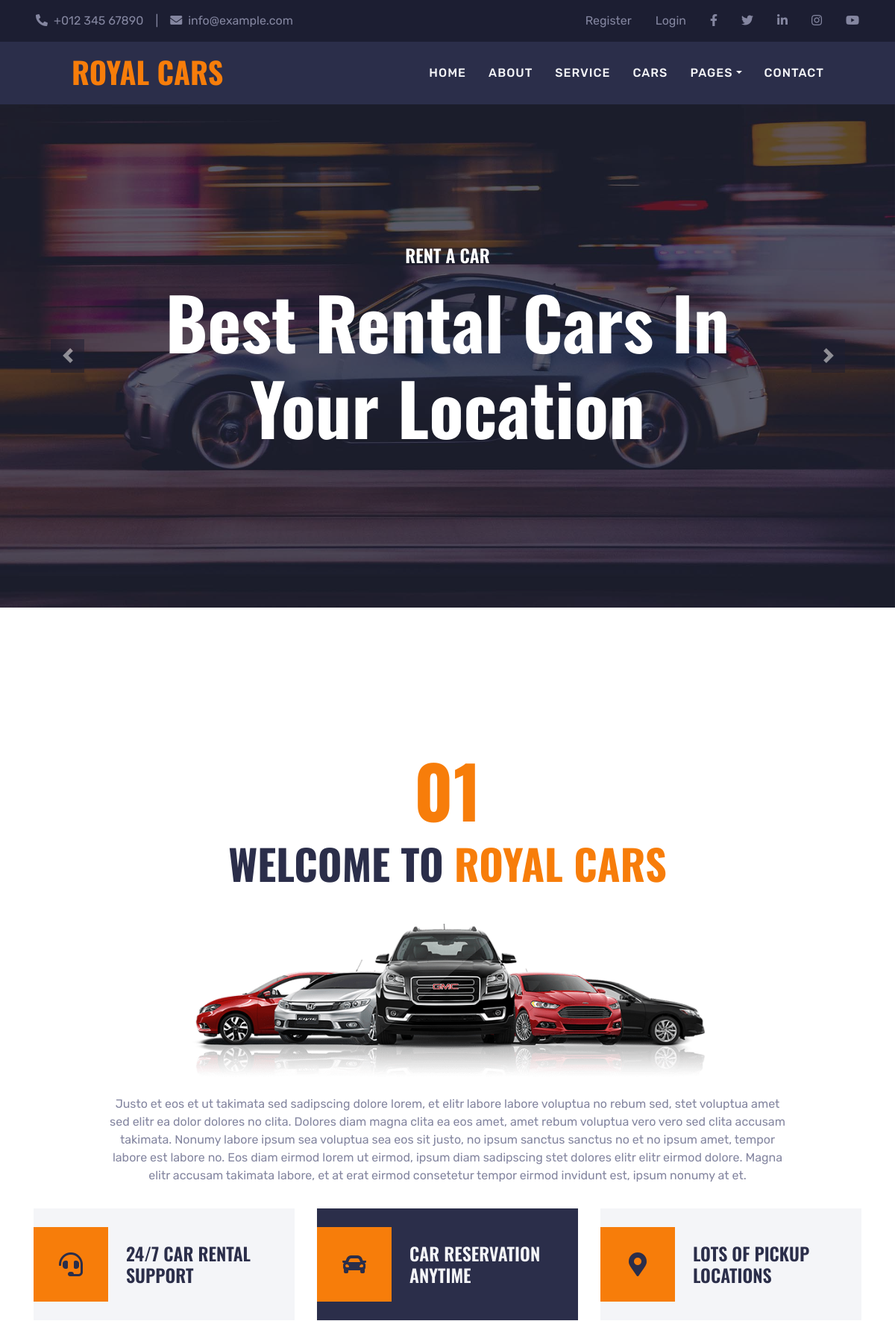
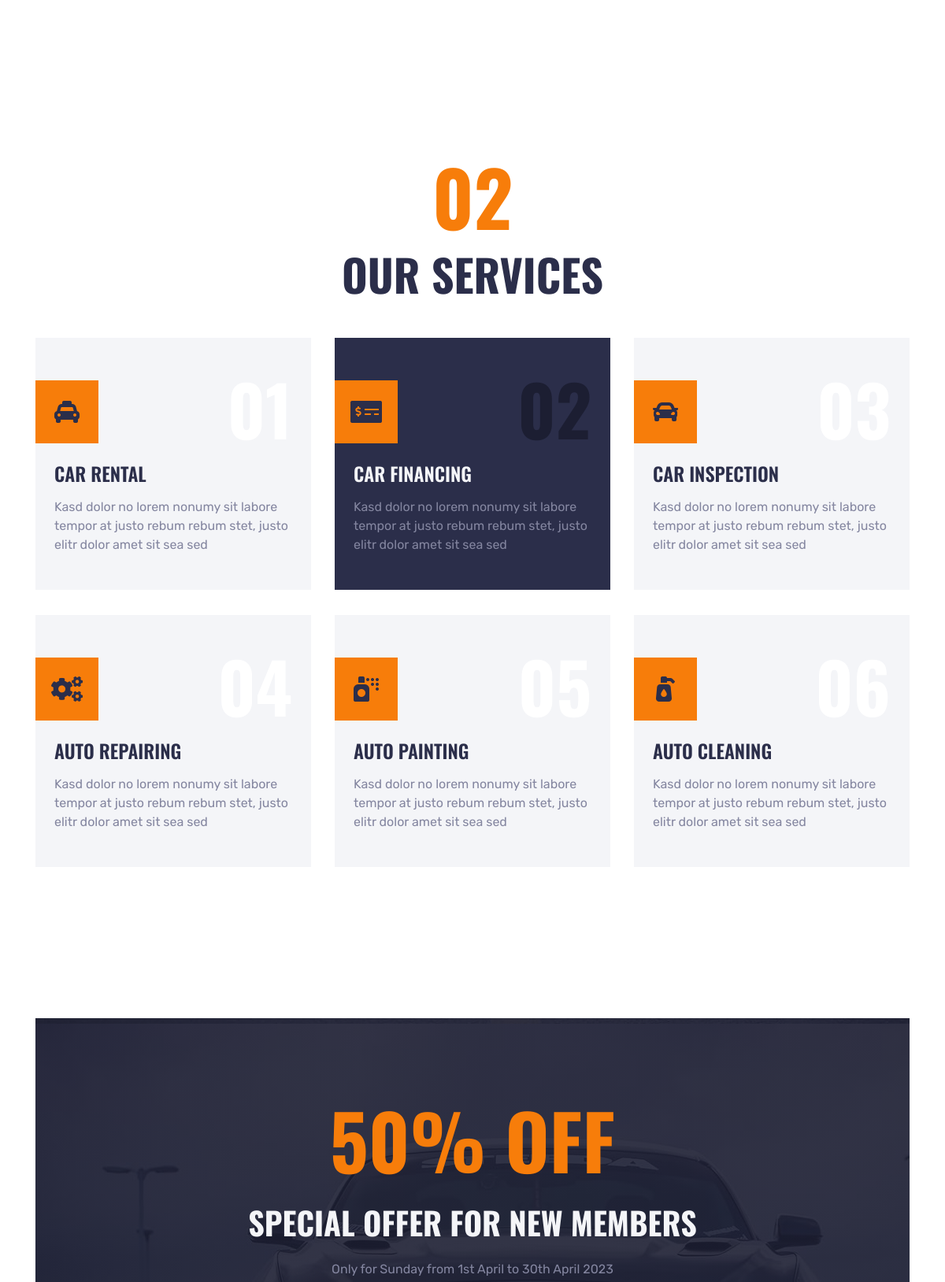
The page / (upper part) on the database its author committed (2 pictures, top to bottom).
### tables this page shows
CREATE TABLE `navigation` (
  `id_nav` int(255) NOT NULL,
  `name` varchar(100) NOT NULL,
  `path` varchar(70) NOT NULL,
  `subname` int(255) DEFAULT NULL
);

### config/conf.php (called while the page is built, shortened)
<?php
    $infoCompany = [
    "address" => "123 Street, New York, USA",
    "phone" => "+012 345 67890",
    "email" => "info@example.com"
    ];
    $links = [
    "twitter" => "https://twitter.com/",
    "facebook" => "https://www.facebook.com/",
    "linkedin" => "https://www.linkedin.com/",
    "instagram" => "https://www.instagram.com/",
    "youtube" => "https://www.youtube.com/",
    "Register" => "register.php",
    "Login" => "login.php"
    ];

### includes/header.php (shortened to what this page needs)
<?php
include "config/conf.php";
include "config/connection.php";
include "logic/functions.php";
$nav = selectNavigation();
global $infoCompany;
global $links;
?>
<!DOCTYPE html>
<html lang="en">
<head>
    <link href="https://cdnjs.cloudflare.com/ajax/libs/font-awesome/5.15.0/css/all.min.css" rel="stylesheet">
    <link href="lib/owlcarousel/assets/owl.carousel.min.css" rel="stylesheet">
    <link href="lib/tempusdominus/css/tempusdominus-bootstrap-4.min.css" rel="stylesheet" />
    <link href="css/bootstrap.min.css" rel="stylesheet">
    <link href="css/style.css" rel="stylesheet">
</head>
<body>
    <div class="container-fluid bg-dark py-3 px-lg-5 d-none d-lg-block">
        <div class="row">
            <div class="col-md-6 text-center text-lg-left mb-2 mb-lg-0">
                <div class="d-inline-flex align-items-center">
                    <a class="text-body pr-3" href="#"><i class="fa fa-phone-alt mr-2"></i><?= $infoCompany["phone"]; ?></a>
                    <span class="text-body">|</span>
                    <a class="text-body px-3" href="#"><i class="fa fa-envelope mr-2"></i><?= $infoCompany["email"]; ?></a>
                </div>
            </div>
            <div class="col-md-6 text-center text-lg-right">
                <div class="d-inline-flex align-items-center">
                    <?php if(!isset($_SESSION["user"])):?>
                        <a class="text-body px-3" href="<?= $links["Register"] ?>"><?= array_search('register.php',$links) ?></a>
                        <a class="text-body px-3" href="<?= $links["Login"] ?>"><?= array_search('login.php',$links) ?> </a>
                        <a class="text-body px-3" href="<?= $links["facebook"] ?>">
                            <i class="fab fa-facebook-f"></i>
                        </a>
                        <a class="text-body px-3" href="<?= $links["twitter"] ?>">
                            <i class="fab fa-twitter"></i>
                        </a>
                        <a class="text-body px-3" href="<?= $links["linkedin"] ?>">
                            <i class="fab fa-linkedin-in"></i>
                        </a>
                        <a class="text-body px-3" href="<?= $links["instagram"] ?>">
                            <i class="fab fa-instagram"></i>
                        </a>
                        <a class="text-body pl-3" href="<?= $links["youtube"] ?>">
                            <i class="fab fa-youtube"></i>
                        </a>
                    <?php endif; ?>
                </div>
            </div>
        </div>
    </div>
    <div class="container-fluid position-relative nav-bar p-0">
        <div class="position-relative" style="z-index: 9;">
            <nav class="navbar navbar-expand-lg bg-secondary navbar-dark py-3 py-lg-0 pl-3 pl-lg-5">
                <a href="index.php" class="navbar-brand">
                    <h1 class="text-uppercase text-primary mb-1 ml-lg-5">Royal Cars</h1>
                </a>
                <div class="collapse navbar-collapse justify-content-between px-3 mr-lg-5" id="navbarCollapse">
                    <div class="navbar-nav ml-auto py-0">
                        <?php
                        foreach ($nav as $item){
                            if ($item->id_nav == 5){
                                echo printNavDdl(5,$item->name);
                            }
                            else {
                                echo "<a href='$item->path' class='nav-item nav-link'>$item->name</a>";
                            }
                        }
                        ?>
                    </div>
                </div>
            </nav>
        </div>
    </div>

### logic/functions.php (shortened to what this page needs)
<?php
function selectNavigation(){
    global $conn;
    $query = "SELECT * FROM navigation WHERE subname IS NULL";
    $select = $conn->query($query);
    return $select->fetchAll();
}
function printNavDdl($id,$name){
    global $conn;
    $upit = "SELECT * FROM navigation WHERE subname = $id";
    $select = $conn->query($upit)->fetchAll();
    $string = "";
    $string .= '<div class="nav-item dropdown">
                                    <a href="#" class="nav-link dropdown-toggle" data-toggle="dropdown">'.$name.'</a>
                                    <div class="dropdown-menu rounded-0 m-0"> ';
    foreach ($select as $i){
        $string .= ' <a href="'.$i->path.'" class="dropdown-item">'.$i->name.'</a>';
    }
    $string .= '</div></div>';
    return $string;
}

### css/style.css (style rules this page uses)
:root { --primary: #F77D0A; --secondary: #2B2E4A; --light: #F4F5F8; --dark: #1C1E32; }
body { overflow-x: hidden; }
h1, h2, .font-weight-bold { font-weight: 700 !important; }
.nav-bar::before { position: absolute; content: ""; width: 100%; height: 50%; top: 0; left: 0; background: var(--dark); }
.nav-bar::after { position: absolute; content: ""; width: 100%; height: 50%; bottom: 0; left: 0; background: #ffffff; }
.navbar-dark .navbar-nav .nav-link { padding: 30px 15px; font-size: 16px; font-weight: 500; letter-spacing: 1px; text-transform: uppercase; color: var(--light); outline: none; }

### rows shown on the page
navigation: name "HOME"
navigation: name "ABOUT"
navigation: name "SERVICE"
navigation: name "CARS"
navigation: name "PAGES"
navigation: name "CONTACT"

### other values the page prints
$infoCompany["phone"] "+012 345 67890"
$infoCompany["email"] "info@example.com"
array_search('register.php',$links) "Register"
array_search('login.php',$links) "Login"
$key "CAR RENTAL"
$val "Kasd dolor no lorem nonumy sit labore tempor at justo rebum rebum stet, justo elitr dolor amet sit sea sed"
$key "CAR FINANCING"
$key "CAR INSPECTION"
$key "AUTO REPAIRING"
$key "AUTO PAINTING"
$key "AUTO CLEANING"
